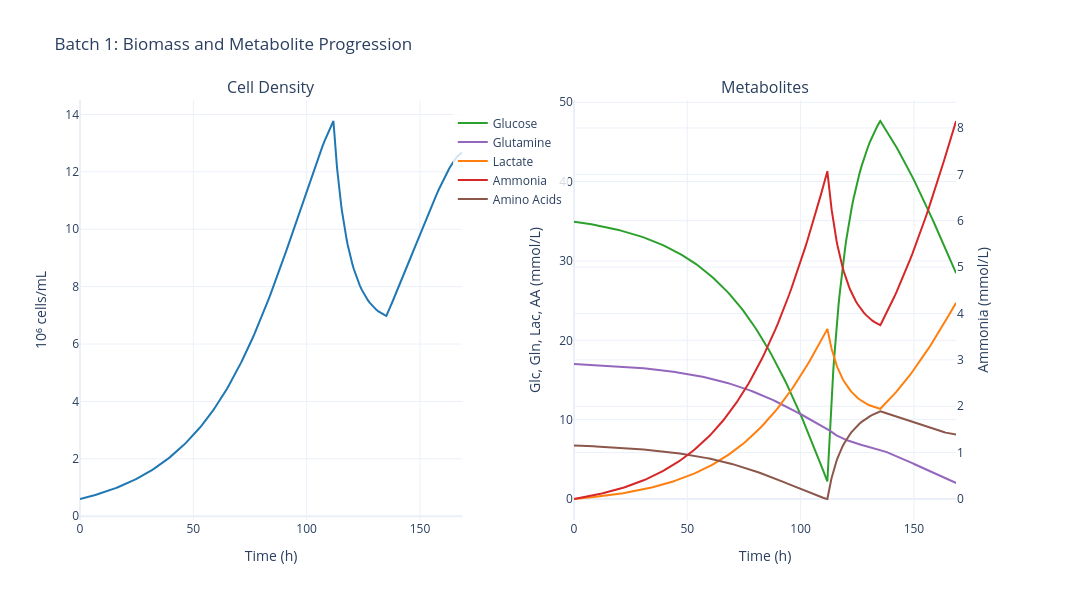

The code cell stored with this chart in its notebook:
### Markdown cell above
## 5. Batch Plots

### Code cell
# Cell density & metabolites
fig = data.plot_biomass_metabolites(batch_number=BATCH_NUMBER)
fig.show()

### Figure 1 — Plotly figure (JSON) as saved in the notebook; plotly's stock layout.template omitted (floating-point values rounded to 4 significant figures; data arrays with more than 128 entries replaced by an {"elided": "..."} marker saying what was removed)
{"data": [{"hovertemplate": "Time: %{x:.1f} h<br>Cell Density: %{y:.2f} 10⁶ cells/mL<extra></extra>", "line": {"color": "#1f77b4", "width": 2}, "mode": "lines", "name": "Cell Density", "showlegend": false, "type": "scatter", "x": {"elided": "280 float values"}, "xaxis": "x", "y": {"elided": "280 float values"}, "yaxis": "y"}, {"hovertemplate": "Time: %{x:.1f} h<br>Glucose: %{y:.2f} mmol/L<extra></extra>", "line": {"color": "#2ca02c", "width": 2}, "mode": "lines", "name": "Glucose", "type": "scatter", "x": {"elided": "280 float values"}, "xaxis": "x2", "y": {"elided": "280 float values"}, "yaxis": "y2"}, {"hovertemplate": "Time: %{x:.1f} h<br>Glutamine: %{y:.2f} mmol/L<extra></extra>", "line": {"color": "#9467bd", "width": 2}, "mode": "lines", "name": "Glutamine", "type": "scatter", "x": {"elided": "280 float values"}, "xaxis": "x2", "y": {"elided": "280 float values"}, "yaxis": "y2"}, {"hovertemplate": "Time: %{x:.1f} h<br>Lactate: %{y:.2f} mmol/L<extra></extra>", "line": {"color": "#ff7f0e", "width": 2}, "mode": "lines", "name": "Lactate", "type": "scatter", "x": {"elided": "280 float values"}, "xaxis": "x2", "y": {"elided": "280 float values"}, "yaxis": "y2"}, {"hovertemplate": "Time: %{x:.1f} h<br>Ammonia: %{y:.2f} mmol/L<extra></extra>", "line": {"color": "#d62728", "width": 2}, "mode": "lines", "name": "Ammonia", "type": "scatter", "x": {"elided": "280 float values"}, "xaxis": "x2", "y": {"elided": "280 float values"}, "yaxis": "y3"}, {"hovertemplate": "Time: %{x:.1f} h<br>Amino Acids: %{y:.2f} mmol/L<extra></extra>", "line": {"color": "#8c564b", "width": 2}, "mode": "lines", "name": "Amino Acids", "type": "scatter", "x": {"elided": "280 float values"}, "xaxis": "x2", "y": {"elided": "280 float values"}, "yaxis": "y2"}], "layout": {"annotations": [{"font": {"size": 16}, "showarrow": false, "text": "Cell Density", "x": 0.205, "xanchor": "center", "xref": "paper", "y": 1, "yanchor": "bottom", "yref": "paper"}, {"font": {"size": 16}, "showarrow": false, "text": "Metabolites", "x": 0.735, "xanchor": "center", "xref": "paper", "y": 1, "yanchor": "bottom", "yref": "paper"}], "font": {"size": 12}, "height": 600, "legend": {"bgcolor": "rgba(255,255,255,0.8)", "x": 0.4, "y": 0.98}, "showlegend": true, "title": {"text": "Batch 1: Biomass and Metabolite Progression"}, "width": 1400, "xaxis": {"anchor": "y", "domain": [0, 0.41], "title": {"text": "Time (h)"}}, "xaxis2": {"anchor": "y2", "domain": [0.53, 0.94], "title": {"text": "Time (h)"}}, "yaxis": {"anchor": "x", "domain": [0, 1], "title": {"text": "10⁶ cells/mL"}}, "yaxis2": {"anchor": "x2", "domain": [0, 1], "title": {"text": "Glc, Gln, Lac, AA (mmol/L)"}}, "yaxis3": {"anchor": "x2", "overlaying": "y2", "side": "right", "title": {"text": "Ammonia (mmol/L)"}}}}
